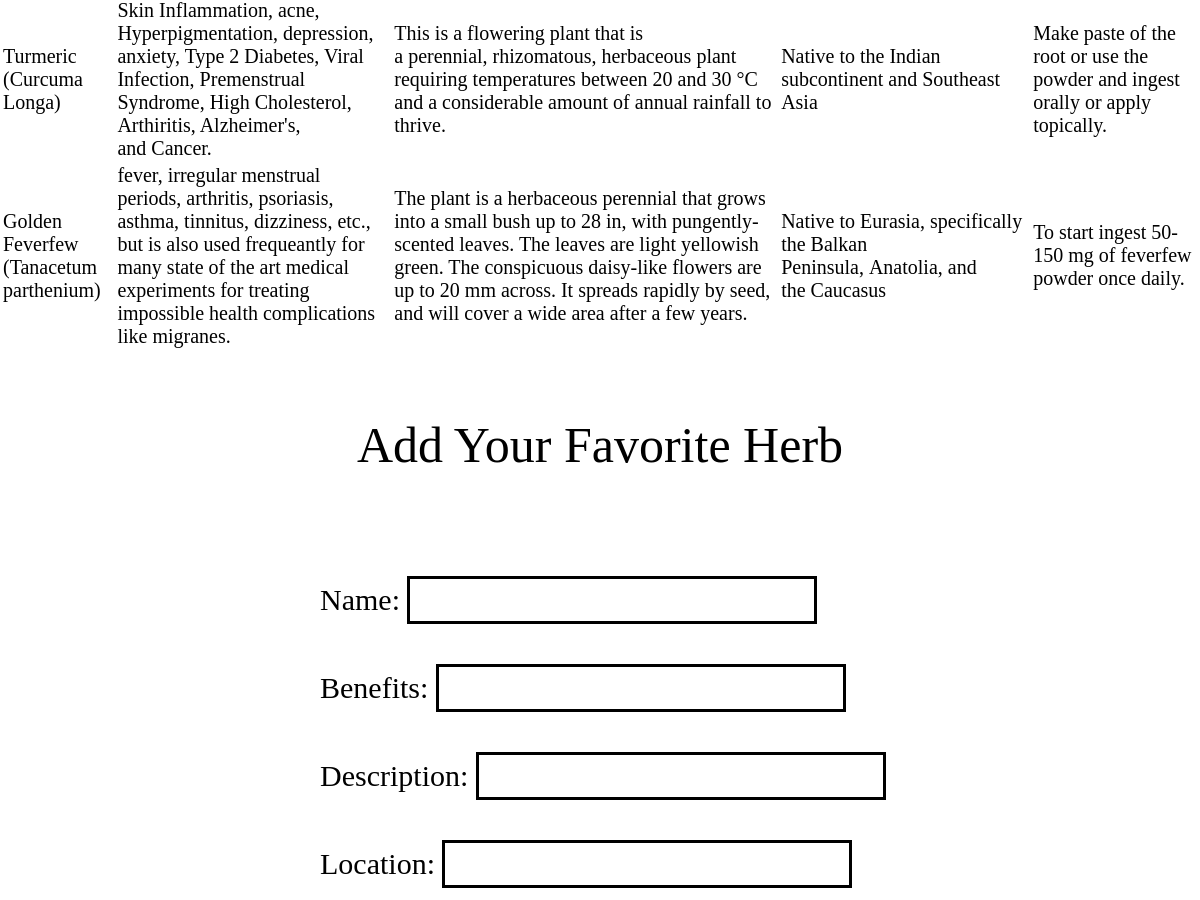
/plants.php (middle part), run on an earlier commit of the app's database.
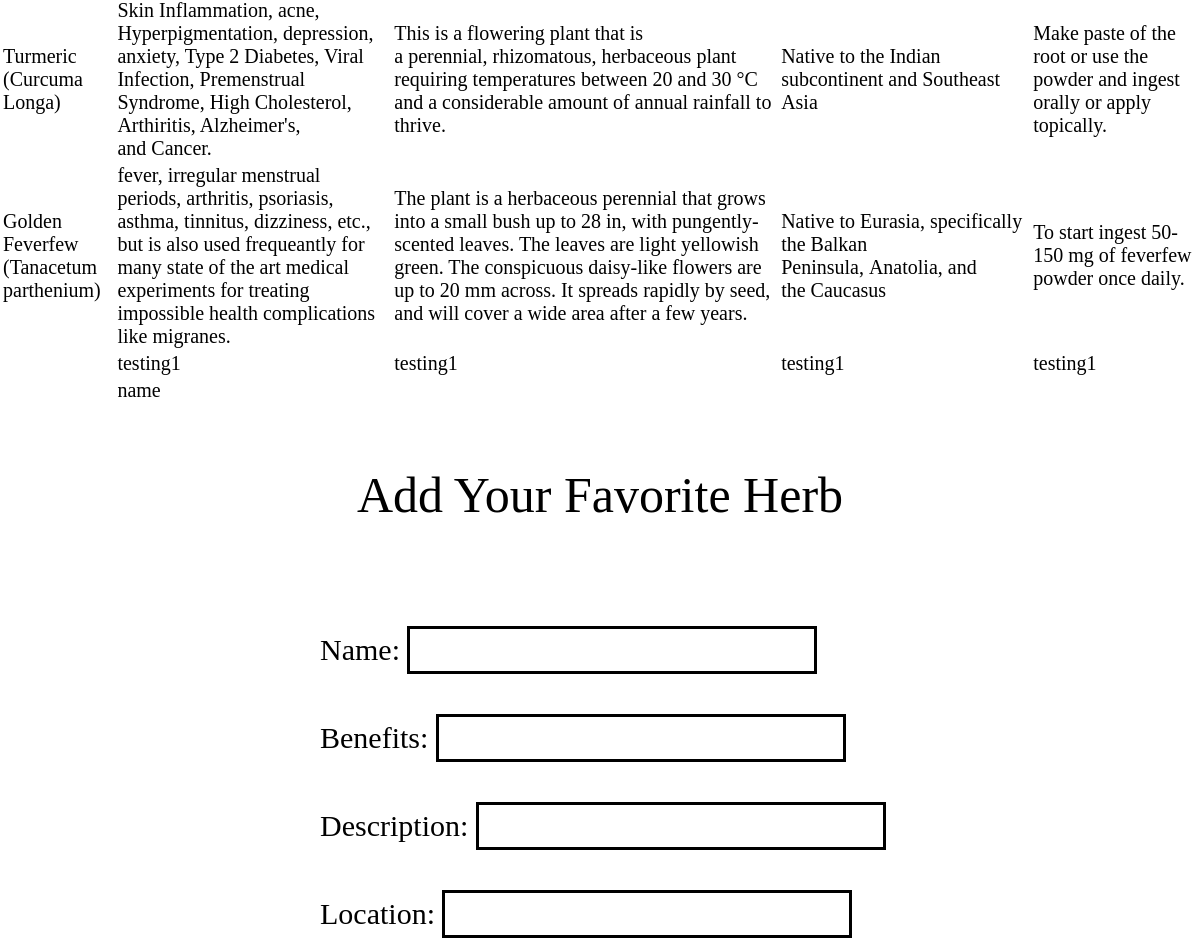
And on a later commit of the database.
### tables this page shows
CREATE TABLE plants (id INTEGER PRIMARY KEY UNIQUE NOT NULL, _name TEXT (100), benefits TEXT (500), _description TEXT (500), _location TEXT (400), prepare TEXT (400));

### includes/init.php (called while the page is built, shortened)
<?php
function exec_sql_query($db, $sql, $params = array())
{
  $query = $db->prepare($sql);
  if ($query and $query->execute($params)) {
    return $query;
  }
  return null;
}
?>

### plants.php (the view, shortened to what this page needs)
<?php
include("includes/init.php");
$db = open_sqlite_db("./secure/plants.sqlite");
function print_data($data)
{
?>
  <tr>
    <td><?php echo htmlspecialchars($data["_name"]); ?></td>
    <td><?php echo htmlspecialchars($data["benefits"]); ?></td>
    <td><?php echo htmlspecialchars($data["_description"]); ?></td>
    <td><?php echo htmlspecialchars($data["_location"]); ?></td>
    <td><?php echo htmlspecialchars($data["prepare"]); ?></td>
  </tr>
<?php
}
if (isset($_GET['search'])) {
  $do_search = TRUE;
  $search = filter_input(INPUT_GET, 'search', FILTER_SANITIZE_STRING);
  $search = trim($search);
} else {
  $do_search = FALSE;
  $search = NULL;
}
?>
<!DOCTYPE html>
<html lang="en" dir="ltr">
<head>
    <link rel="stylesheet" href="./css/style.css">
  </head>
  <body>
    <?php
    if ($do_search) { ?>
      <h2>Herbs Requested</h2>
      <?php
        $sql = "SELECT * FROM plants WHERE _name LIKE '%' || :search || '%' OR benefits LIKE '%' || :search || '%' OR _description LIKE '%' || :search || '%' OR _location LIKE '%' || :search || '%' OR prepare LIKE '%' || :search || '%'";
        $params = array(':search' => $search);
    } else {
      ?>
      <?php
      $sql = "SELECT * FROM plants";
      $params = array();
    }
    $result = exec_sql_query($db, $sql, $params);
    if ($result) {
      $datas = $result->fetchAll();
      if (count($datas) > 0) {
      ?>
        <table>
          <?php
          foreach ($datas as $data) {
            print_data($data);
          }
          ?>
        </table>
    <?php
      } else {
        echo "<p>We do not have any information on that currently. You can check out more herbs here: https://web.extension.illinois.edu/herbs/directory.cfm </p>";
      }
    }
    ?>
    <h2>Add Your Favorite Herb</h2>
    <div id= messege>
    </div>
    <form id="addherb" action="plants.php" method="post" novalidate>
        <div class="form">
          <label>Name:</label>
          <input type="text" name="_name" />
        </div>
        <div class="form">
          <label>Benefits:</label>
          <input type="text" name="benefits" />
        </div>
        <div class="form">
          <label>Description:</label>
          <input type="text" name="_description" />
        </div>
        <div class="form">
          <label>Location:</label>
          <input type="text" name="_location" />
        </div>
    </form>
  </body>
</html>

What changed in the data, as far as the page shows it:
now on this page (row edited): plants: benefits "testing1", _description "testing1", _location "testing1", prepare "testing1"
added plants: benefits "name"
